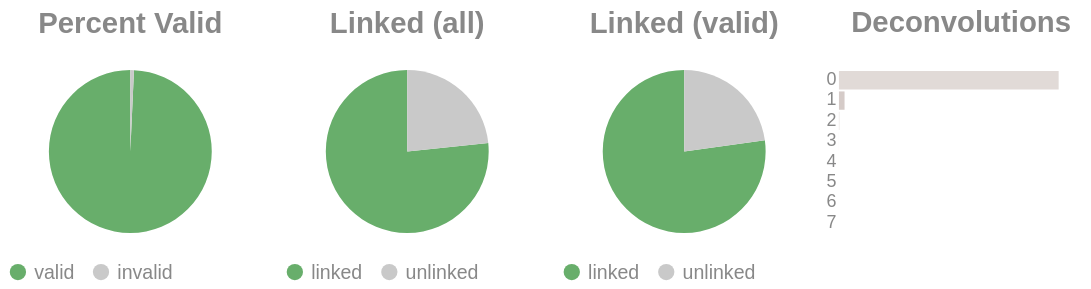

Source (notebook cell):
### Code cell
if SKIPLR:
    pass
else:
    clash = Counter()
    for i in valids['molecule'].to_list():
        _mol = i.split("-")
        if len(_mol) == 1:
            clash.update('0')
        else:
            clash.update(_mol[-1])

    _d = {"deconvolutions": [], 'count': []}
    for k,v in clash.items():
        _d['deconvolutions'].append(k)
        _d['count'].append(v)

    tot_valid = valids['reads'].sum()
    mask = valids['reads'] >= 2
    n_linked_reads = valids.filter(mask)['reads'].sum()
    if n_linked_reads == 0:
        print_html("No linked molecules (>=2 reads) were detected; skipping linked-only distributions.")
        SKIPLR = True
    else:
        perc_valid = round(tot_valid / n_reads, 4)
        linked_perc_abs = round(n_linked_reads / n_reads, 4)
        linked_perc = round(n_linked_reads / tot_valid, 4)

    _valid = pl.DataFrame({"valids": ['valid', 'invalid'], "count": [tot_valid, n_reads - tot_valid]})
    _linked_abs = pl.DataFrame({"linked (absolute)": ['linked', 'unlinked'], "count": [n_linked_reads, n_reads - n_linked_reads]})
    _linked_rel = pl.DataFrame({"linked (valids)": ['linked', 'unlinked'], "count": [n_linked_reads, tot_valid - n_linked_reads]})

    (
        alt.hconcat(
            piechart(_valid, goodval = 'valid', title = "Percent Valid"),
            piechart(_linked_abs, goodval = "linked", title =  "Linked (all)"),
            piechart(_linked_rel, goodval = "linked", title =  "Linked (valid)"),
            convolutionbar(pl.DataFrame(_d), title = "Deconvolutions"),
            center = True,
            bounds = 'flush'
        )
        .resolve_scale(color='independent')
        .resolve_legend('independent')
        .properties(usermeta={'embedOptions': {"actions": False}})
    ).display()

### Figure 1 — Vega-Lite specification as saved in the notebook (floating-point values rounded to 4 significant figures)
{"width": "container", "height": 400, "config": {"title": {"anchor": "start", "dy": -15, "fontSize": 18, "color": "#888888", "subtitleColor": "#888888", "subtitleFontSize": 14}, "arc": {"fill": "#0072B2"}, "axis": {"domainColor": "#888888", "domainWidth": 0.5, "gridWidth": 0.2, "grid": false, "titleFontWeight": 400, "titleFontSize": 15, "labelFontSize": 11, "labelColor": "#888888", "tickColor": "#888888", "tickWidth": 0.2, "titleColor": "#888888"}, "axisBand": {"grid": false}, "axisX": {"grid": true, "tickSize": 10, "domainCap": "round"}, "axisY": {"domain": false, "grid": true, "tickSize": 0, "domainCap": "round"}, "background": "transparent", "header": {"labelFontSize": 15, "labelColor": "#888888", "titleFontSize": 15, "titleFontWeight": 600, "titleColor": "#888888"}, "legend": {"labelFont": "sans-serif", "labelFontSize": 12, "labelColor": "#888888", "symbolSize": 100, "symbolType": "circle", "titleFontSize": 12, "titlePadding": 10, "titleColor": "#888888", "title": null}, "range": {"category": ["#E69F00", "#56B4E9", "#009E73", "#F0E442", "#0072B2", "#D55E00", "#CC79A7", "#000000"], "diverging": ["#cfe8f3", "#a2d4ec", "#73bfe2", "#46abdb", "#1696d2", "#12719e"]}, "area": {"fill": "#0072B2", "fillOpacity": 0.7, "line": true, "strokeOpacity": 0.7}, "line": {"color": "#0072B2", "stroke": "#0072B2", "strokeWidth": 2}, "trail": {"color": "#0072B2", "stroke": "#0072B2", "strokeWidth": 0, "size": 1}, "point": {"filled": true, "fillOpacity": 1.0, "size": 95}, "text": {"color": "#888888", "fontSize": 11, "align": "right", "fontWeight": 400, "size": 11}, "bar": {"fill": "#0072B2", "stroke": null}, "view": {"stroke": null, "continuousWidth": 660, "continuousHeight": 400}}, "hconcat": [{"data": {"name": "data-d192d1e868a4bbf3119566a0757464a5"}, "mark": {"type": "arc"}, "encoding": {"color": {"field": "valids", "legend": {"orient": "bottom", "title": null}, "scale": {"domain": ["valid", "invalid"], "range": ["#68ae6b", "#C9C9C9"]}, "title": "Valids", "type": "nominal"}, "theta": {"field": "count", "type": "quantitative"}, "tooltip": [{"field": "valids", "title": "Valids", "type": "ordinal"}, {"field": "percent", "format": ".2%", "title": "Percent", "type": "quantitative"}, {"field": "count", "title": "Count", "type": "quantitative"}]}, "height": 100, "title": {"text": "Percent Valid", "align": "center", "anchor": "middle"}, "transform": [{"calculate": "datum.count / 9251082", "as": "percent"}], "width": 150}, {"data": {"name": "data-5dbbf25786750a93333c04fd510e88fb"}, "mark": {"type": "arc"}, "encoding": {"color": {"field": "linked (absolute)", "legend": {"orient": "bottom", "title": null}, "scale": {"domain": ["linked", "unlinked"], "range": ["#68ae6b", "#C9C9C9"]}, "title": "Linked (Absolute)", "type": "nominal"}, "theta": {"field": "count", "type": "quantitative"}, "tooltip": [{"field": "linked (absolute)", "title": "Linked (Absolute)", "type": "ordinal"}, {"field": "percent", "format": ".2%", "title": "Percent", "type": "quantitative"}, {"field": "count", "title": "Count", "type": "quantitative"}]}, "height": 100, "title": {"text": "Linked (all)", "align": "center", "anchor": "middle"}, "transform": [{"calculate": "datum.count / 9251082", "as": "percent"}], "width": 150}, {"data": {"name": "data-b0f624a0da0534fdf8686e88b5926808"}, "mark": {"type": "arc"}, "encoding": {"color": {"field": "linked (valids)", "legend": {"orient": "bottom", "title": null}, "scale": {"domain": ["linked", "unlinked"], "range": ["#68ae6b", "#C9C9C9"]}, "title": "Linked (Valids)", "type": "nominal"}, "theta": {"field": "count", "type": "quantitative"}, "tooltip": [{"field": "linked (valids)", "title": "Linked (Valids)", "type": "ordinal"}, {"field": "percent", "format": ".2%", "title": "Percent", "type": "quantitative"}, {"field": "count", "title": "Count", "type": "quantitative"}]}, "height": 100, "title": {"text": "Linked (valid)", "align": "center", "anchor": "middle"}, "transform": [{"calculate": "datum.count / 9184872", "as": "percent"}], "width": 150}, {"data": {"name": "data-d3ca984b1b816ab32781ea751378857b"}, "mark": {"type": "bar"}, "encoding": {"color": {"field": "deconvolutions", "legend": null, "scale": {"scheme": "lightgreyred"}, "type": "nominal"}, "tooltip": [{"field": "deconvolutions", "title": "Deconvolutions", "type": "ordinal"}, {"field": "percent", "format": ".2%", "title": "Percent", "type": "quantitative"}, {"field": "count", "title": "Count", "type": "quantitative"}], "x": {"axis": null, "field": "count", "type": "quantitative"}, "y": {"field": "deconvolutions", "sort": "ascending", "title": null, "type": "nominal"}}, "height": 100, "title": {"text": "Deconvolutions", "align": "center", "anchor": "middle"}, "transform": [{"calculate": "datum.count / 3693549", "as": "percent"}], "width": 150}], "bounds": "flush", "center": true, "resolve": {"legend": {"angle": "independent"}, "scale": {"color": "independent"}}, "usermeta": {"embedOptions": {"actions": false}}, "$schema": "https://vega.github.io/schema/vega-lite/v6.1.0.json", "datasets": {"data-d192d1e868a4bbf3119566a0757464a5": [{"valids": "valid", "count": 9184872}, {"valids": "invalid", "count": 66210}], "data-5dbbf25786750a93333c04fd510e88fb": [{"linked (absolute)": "linked", "count": 7090438}, {"linked (absolute)": "unlinked", "count": 2160644}], "data-b0f624a0da0534fdf8686e88b5926808": [{"linked (valids)": "linked", "count": 7090438}, {"linked (valids)": "unlinked", "count": 2094434}], "data-d3ca984b1b816ab32781ea751378857b": [{"deconvolutions": "0", "count": 3596824}, {"deconvolutions": "1", "count": 91952}, {"deconvolutions": "2", "count": 4291}, {"deconvolutions": "3", "count": 383}, {"deconvolutions": "4", "count": 70}, {"deconvolutions": "5", "count": 22}, {"deconvolutions": "6", "count": 5}, {"deconvolutions": "7", "count": 2}]}}
